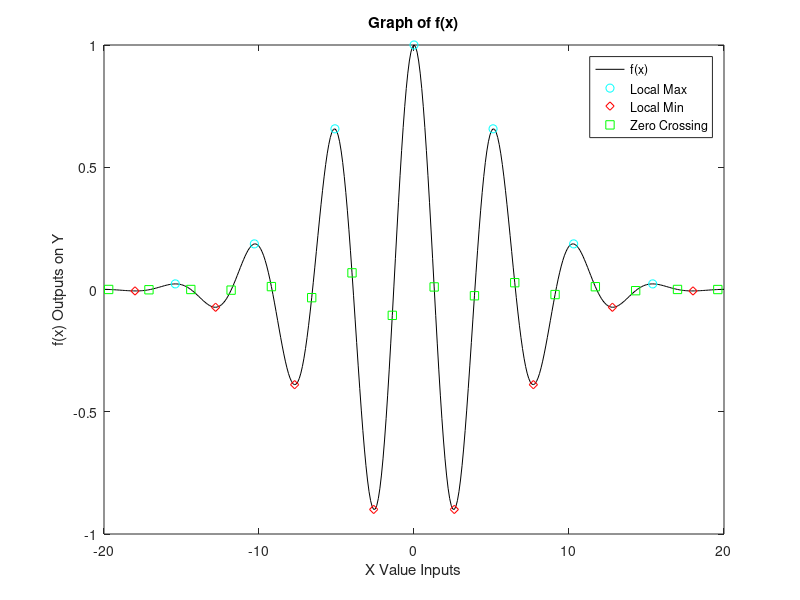

Source code (MATLAB): (Note: this script raises an error after producing the figure.)
clear all; 
close all;
clc;
format long;
name = 'Ricci Lam';
id = 'A12992490';
hw_num = 6;
 x = [-20:0.1:20];
 p1a = x;
 p1b = zeros(1, length(x));
 for n = 1:length(x)
      p1b(n) = cos(1.2*x(n))*exp(-(x(n)/8)^2);
 end
 
 maxnum = 0;
 for n = 2:length(p1b)-1
     if ((p1b(n-1)< p1b(n)) && (p1b(n)>p1b(n+1)))
         maxnum = maxnum +1;
     end
 end
 
 maxxval = zeros(1, maxnum);
 maxfval = maxxval;
 maxind = 1;
 for n = 2:length(p1b)-1
     if (p1b(n-1)<p1b(n)) && (p1b(n)>p1b(n+1))
         maxxval(maxind) = x(n);
         maxfval(maxind) = p1b(n);
         maxind = maxind + 1;
     end
 end
 
p1c = maxnum;
p1d = maxxval;
p1e = maxfval;

minnum = 0;
 for n = 2:length(p1b)-1
     if ((p1b(n-1)> p1b(n)) && (p1b(n)< p1b(n+1)))
         minnum = minnum +1;
     end
 end
 
 minxval = zeros(1, minnum);
 minfval = minxval;
 minind = 1;
 for n = 2:length(p1b)-1
     if (p1b(n-1)>p1b(n)) && (p1b(n)<p1b(n+1))
         minxval(minind) = x(n);
         minfval(minind) = p1b(n);
         minind = minind + 1;
     end
 end

 p1f = minnum;
 p1g = minxval;
 p1h = minfval;
 
 xzerot = 0;
 for n = 2:length(p1b)
     if ((p1b(n)>0) && (p1b(n-1)<0)) ||...
             ((p1b(n)<0) && (p1b(n-1)>0))
         xzerot = xzerot + 1;
     end
 end
 
 xzerox = zeros(1, xzerot);
 xzerof = xzerox;
 zeroi = 1;
 for n = 2:length(p1b)
     if ((p1b(n)>0) && (p1b(n-1)<0)) ||...
             ((p1b(n)<0) && (p1b(n-1)>0))
         xzerox(zeroi) = x(n-1);
         xzerof(zeroi) = p1b(n-1);
         zeroi = zeroi + 1;
     end
 end
 
 p1i = xzerot;
 p1j = xzerox;
 p1k = xzerof;
 
 figure(1);
 plot(p1a, p1b, 'k'); hold on;
 plot(p1d, p1e, 'co'); hold on;
 plot(p1g, p1h, 'rd'); hold on;
 plot(p1j, p1k, 'gs'); hold on;
 title('Graph of f(x)');
 xlabel('X Value Inputs');
 ylabel('f(x) Outputs on Y');
 legend('f(x)', 'Local Max', 'Local Min', 'Zero Crossing');
 
 p1l = 'See Figure 1';
 
 bnc = 0;
 h = 10;
 d = 10;
 while d < 69.99
     h = h*(.75);
     d = d +2*h;
     bnc = bnc +1;
 end
 
 p2a = bnc;
 p2b = h;
 
 hnew = 10;
 dnew = 10;
 for n = 1:32
     hnew = hnew*(.75);
     dnew = dnew + 2*hnew; 
 end
 
 p2c = hnew;
 p2d = dnew;
 
 load('stringA.mat');
 
 TAcount = 0;
 TCcount = 0;
 TGcount = 0;
 
 for n = 2:length(stringA)
     if strcmp(stringA(n-1:n), 'TA') == 1
         TAcount = TAcount + 1;
     elseif strcmp(stringA(n-1:n), 'TC') == 1
         TCcount = TCcount + 1;
     elseif strcmp(stringA(n-1:n), 'TG') == 1
         TGcount = TGcount + 1;
     end
 end
 p3a = TAcount;
 p3b = TCcount;
 p3c = TGcount;
 
 TAGcount = 0;
 GATcount = 0;
 CATcount = 0;
 
 for n = 3:length(stringA)
     if strcmp(stringA(n-2:n), 'TAG') == 1
         TAGcount = TAGcount + 1;
     elseif strcmp(stringA(n-2:n), 'GAT') == 1
         GATcount = GATcount + 1;
     elseif strcmp(stringA(n-2:n), 'CAT') == 1
         CATcount = CATcount + 1;
     end
 end
 
 p3d = TAGcount;
 p3e = GATcount;
 p3f = CATcount;
 
 [w, q] = testpi(1*10^(-6), 'Leibniz');
 [e, r] = testpi(1*10^(-6), 'Madhava');
 
 p4a = evalc('help testpi');
 p4b = w;
 p4c = q;
 p4d = e;
 p4e = r;
 p4f = 'Madhava series converges faster';